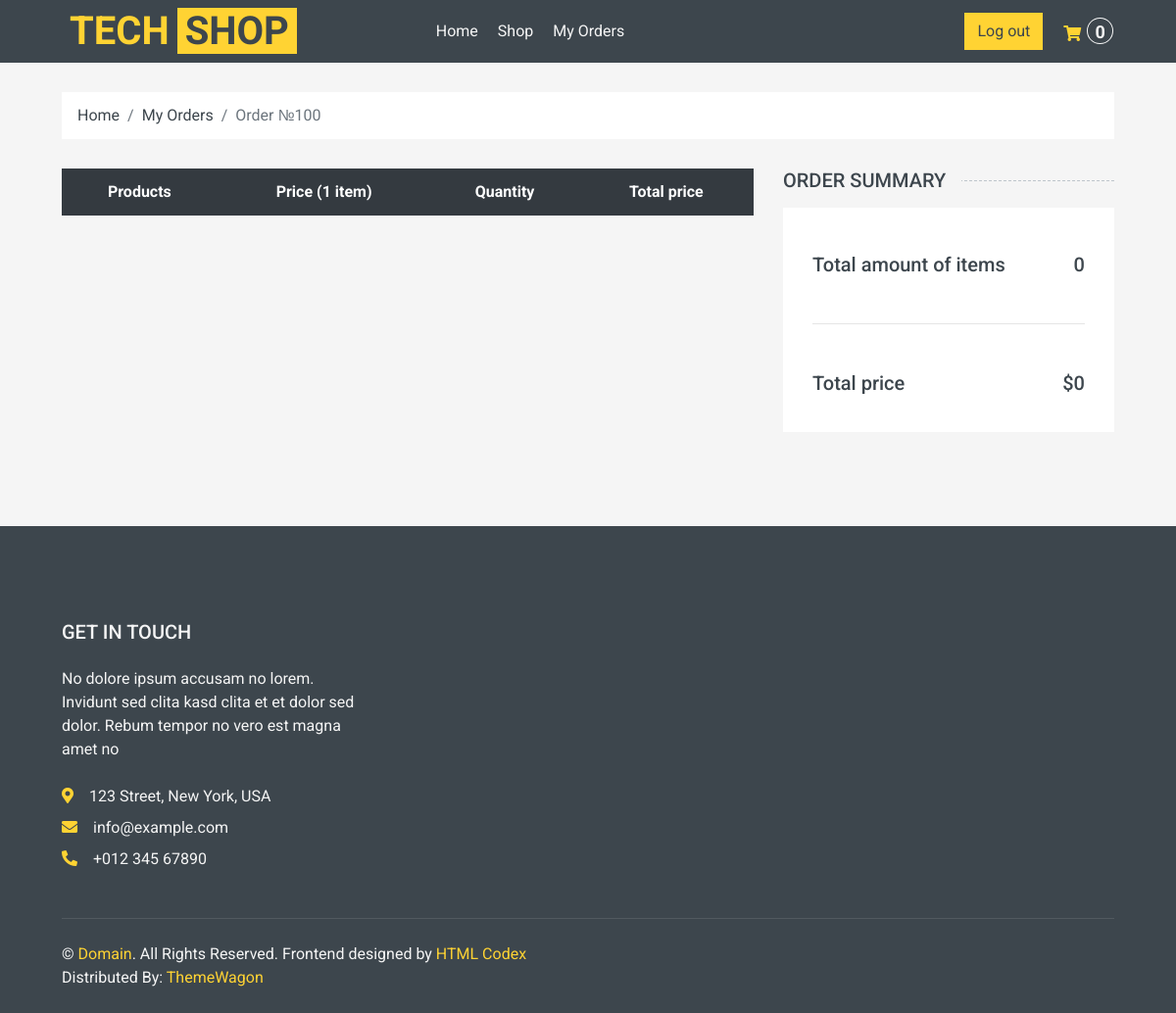
The page /order_detail/100 (signed in) on the database as committed earlier.
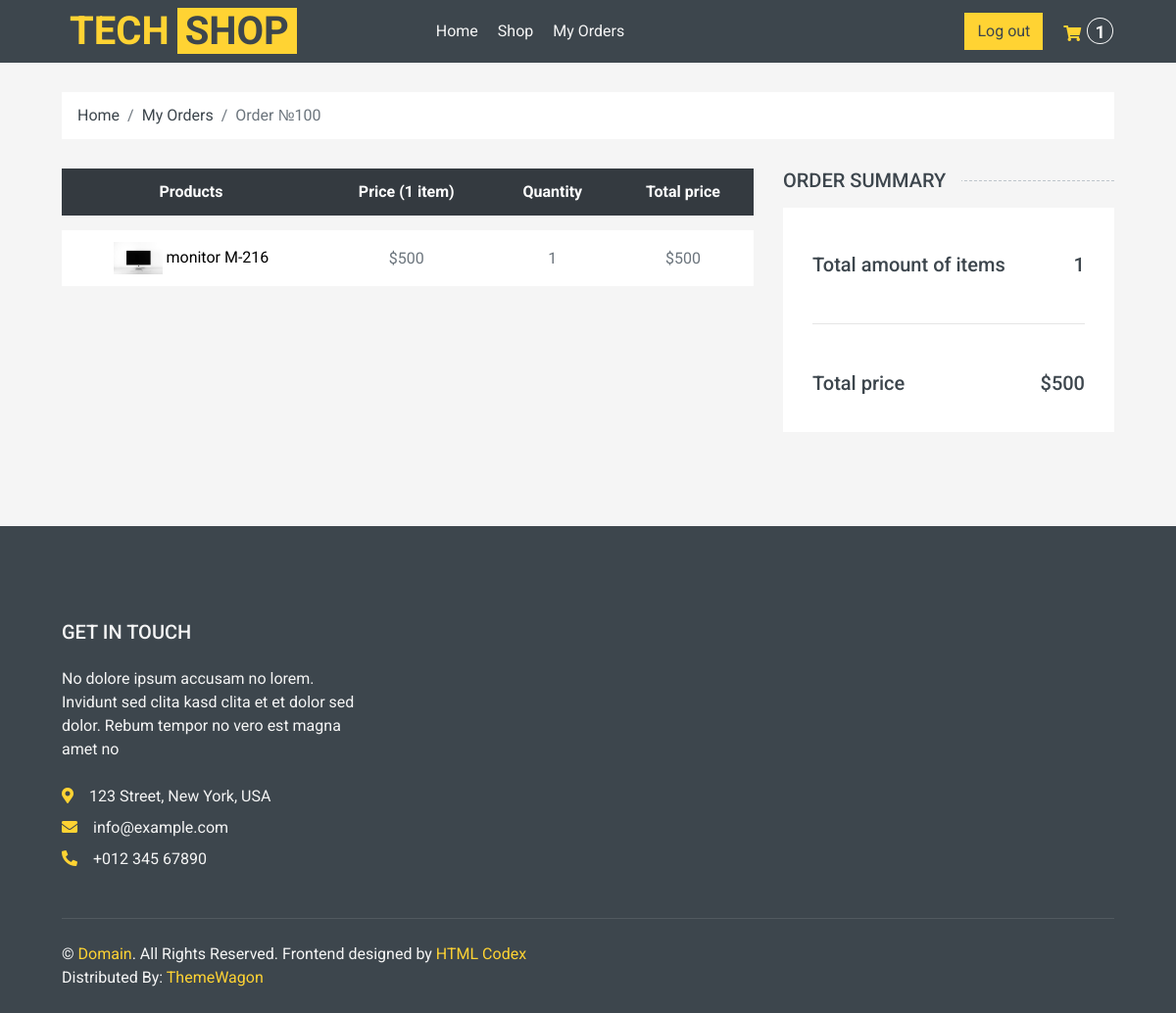
The same page on the database as committed later.
### shop/models.py (models this page shows, shortened)
class Order(models.Model):
    STATUS = (
        ("Pending", "Pending"),
        ("Ready", "Ready"),
        ("Delivered", "Delivered"),
        ("Cart", "Cart"),
    )
    date_created = models.DateTimeField(null=True)
    products = models.ManyToManyField("Product")
    customer = models.ForeignKey(User, blank=True, null=True, on_delete=models.SET_NULL)
    status = models.CharField(choices=STATUS, default="Pending", max_length=255)
    date_added = models.DateTimeField(auto_now_add=True, null=True)
    session_key = models.CharField(max_length=36, default="")
    @property
    def total_order_price(self):
        return sum(item.total_item_price for item in self.orderitem_set.all())
    @property
    def order_total_quantity(self):
        return sum(item.quantity for item in self.orderitem_set.all())

class OrderItem(models.Model):
    order = models.ForeignKey("Order", on_delete=models.CASCADE)
    product = models.ForeignKey(
        "Product", null=True, blank=True, on_delete=models.CASCADE
    )
    quantity = models.IntegerField(null=True, blank=True, default=0)
    date_added = models.DateTimeField(auto_now=True, null=True, blank=True)
    @property
    def total_item_price(self):
        return self.product.price * self.quantity

class Product(models.Model):
    CATEGORY = (
        ("Tech", "Tech"),
        ("New", "New"),
        ("Popular", "Popular"),
    )
    default_description = """
    Eos no lorem eirmod diam diam, eos elitr et gubergren diam sea. Consetetur vero aliquyam invidunt duo dolores et duo sit. Vero diam ea vero et dolore rebum, dolor rebum eirmod consetetur invidunt sed sed et, lorem duo et eos elitr, sadipscing kasd ipsum rebum diam. Dolore diam stet rebum sed tempor kasd eirmod. Takimata kasd ipsum accusam sadipscing, eos dolores sit no ut diam consetetur duo justo est, sit sanctus diam tempor aliquyam eirmod nonumy rebum dolor accusam, ipsum kasd eos consetetur at sit rebum, diam kasd invidunt tempor lorem, ipsum lorem elitr sanctus eirmod takimata dolor ea invidunt.

    Dolore magna est eirmod sanctus dolor, amet diam et eirmod et ipsum. Amet dolore tempor consetetur sed lorem dolor sit lorem tempor. Gubergren amet amet labore sadipscing clita clita diam clita. Sea amet et sed ipsum lorem elitr et, amet et labore voluptua sit rebum. Ea erat sed et diam takimata sed justo. Magna takimata justo et amet magna et.
    """
    name = models.CharField(verbose_name="название продукта", max_length=100)
    price = models.IntegerField(null=True, blank=True)
    description = models.TextField(default=default_description, blank=True)
    rating = models.IntegerField(null=True, blank=True)
    pic = models.ImageField(
        upload_to="shop/%Y/%m", null=True, blank=True, default="default_picture.png"
    )
    added_at = models.DateTimeField(
        verbose_name="Data of appearance", auto_now_add=True, null=True
    )
    category = models.CharField(max_length=100, choices=CATEGORY)
    slug = models.SlugField(blank=True, null=True, unique=True)

### shop/views.py (the view)
# urls.py: path("order_detail/<int:order_id>", order_detail, name="order_detail"),
def order_detail(request, order_id):
    order = get_object_or_404(Order, pk=order_id)
    user = request.user
    if user == order.customer and user.is_authenticated:
        order_items = OrderItem.objects.all().filter(order=order)
        ctx = {
            "order": order,
            "order_items": order_items,
        }
        return render(request, "orders/order_detail.html", ctx)
    return HttpResponseForbidden()

### shop/context_processors.py (called while the page is built)
def get_cart_total(request):
    crt = get_cart(request)
    return {"crt_total_quantity": crt.order_total_quantity}

### shop/utils.py (called while the page is built)
def get_cart(request):
    user = request.user
    if user.is_authenticated:
        cart, _ = Order.objects.get_or_create(customer=user, status="Cart")
        return cart
    return get_visitor_cart(request)

### templates/orders/order_detail.html (shortened to what this page needs)
{%extends "main.html"%}
{%load static%}
{%block cart%}
    <div class="container-fluid">
        <div class="row px-xl-5">
            <div class="col-12">
                <nav class="breadcrumb bg-light mb-30">
                    <a class="breadcrumb-item text-dark" href="{%url 'index'%}">Home</a>
                    <a class="breadcrumb-item text-dark" href="{%url 'my_orders'%}">My Orders</a>
                    <span class="breadcrumb-item active">Order №{{order.id}}</span>
                </nav>
            </div>
        </div>
    </div>
    <div class="container-fluid">
        <div class="row px-xl-5">
            <div class="col-lg-8 table-responsive mb-5">
                <table class="table table-light table-borderless table-hover text-center mb-0">
                    <thead class="thead-dark">
                        <tr>
                            <th>Products</th>
                            <th>Price (1 item)</th>
                            <th>Quantity</th>
                            <th>Total price</th>
                        </tr>
                    </thead>
                    <tbody class="align-middle">
                        {% for item in order_items%}
                        <tr data-product_id_item ={{item.product.id}} >
                            <td class="align-middle">
                              <img src="{{item.product.pic.url}}" alt="" style="width: 50px;">
                               <a href="{%url 'detail' item.product.slug %}" style = "color:black;">{{item.product.name}}</a>
                            </td>
                            <td class="align-middle">${{item.product.price}} </td>
                            <td class="align-middle" data-product_id_price ={{item.product.id}} >{{item.quantity}}</td>
                            <td class="align-middle" data-product_id_price ={{item.product.id}} >${{item.total_item_price}}</td>
                        </tr>
                        {% endfor %}
                    </tbody>
                </table>
            </div>
            <div class="col-lg-4">
                <h5 class="section-title position-relative text-uppercase mb-3"><span class="bg-secondary pr-3">Order Summary</span></h5>
                <div class="bg-light p-30 mb-5">
                    <div class="pt-2">
                        <div class="d-flex justify-content-between mt-2">
                            <h5>Total amount of items</h5>
                            <h5 class = "crt_total_price">{{order.order_total_quantity}}</h5>
                        </div>
                        <br>
                        <hr>
                        <br>
                        <div class="d-flex justify-content-between mt-2">
                            <h5>Total price</h5>
                            <h5 class = "crt_total_price">${{order.total_order_price}}</h5>
                        </div>
                    </div>
                </div>
            </div>
        </div>
    </div>
{%endblock%}

Rows that differ between the two databases and show on the page:
computed for Order id 100: order_total_quantity "0" → "1"; total_order_price "0" → "500"
added OrderItem: product.pic (picture), product.name "monitor M-216", product.price "500", quantity "1", total_item_price "500"
Other text that changed with them:
{{ crt_total_quantity }}: "0" → "1"
